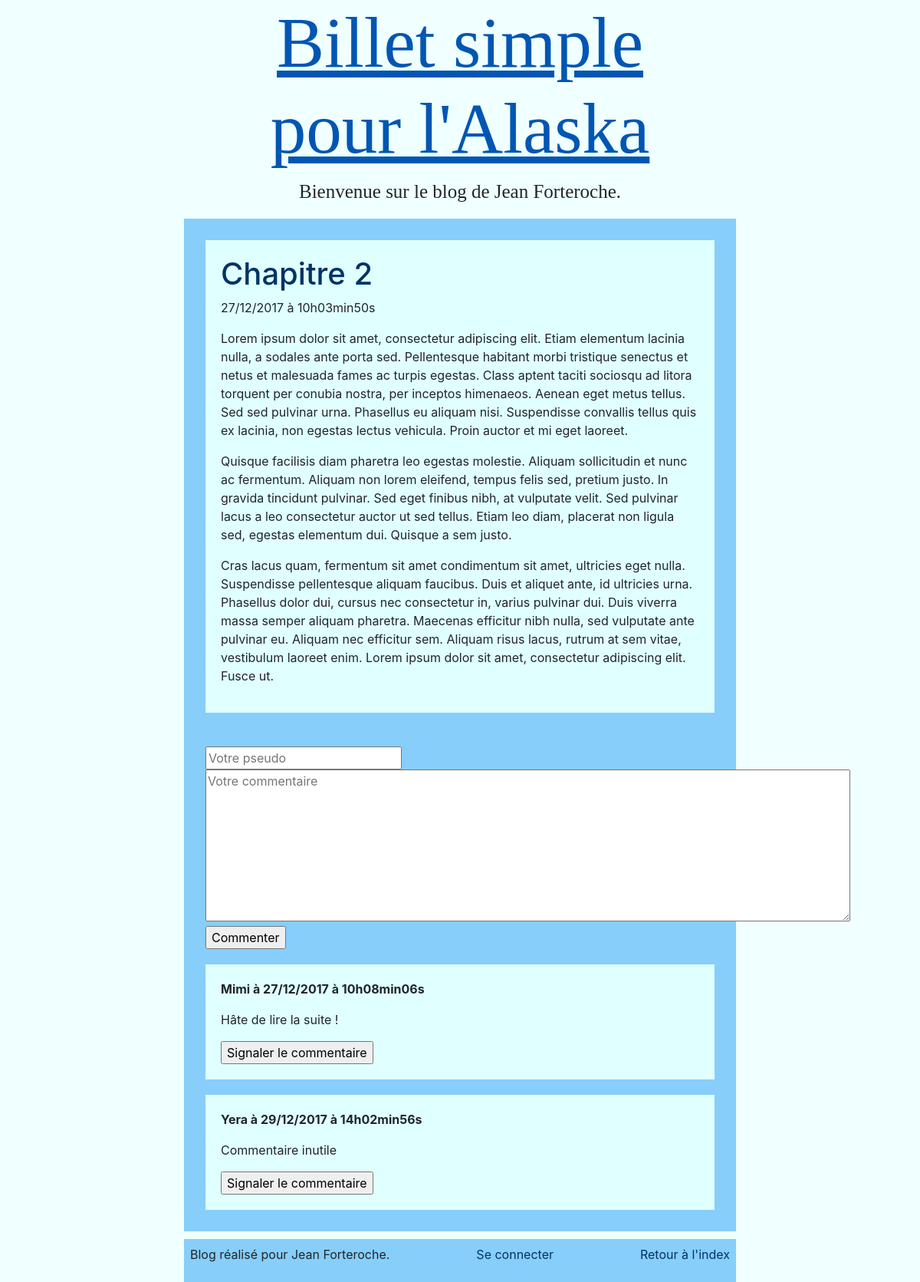
The app's page /index.php?action=billet&id=10 with its own data.
### tables this page shows
CREATE TABLE `Posts` (
  `id` int(11) NOT NULL,
  `titre` varchar(255) NOT NULL,
  `texte` text NOT NULL,
  `date` datetime NOT NULL
);

CREATE TABLE `commentPosts` (
  `id` int(11) NOT NULL,
  `id_post` int(11) NOT NULL,
  `pseudo` varchar(255) NOT NULL,
  `date` datetime NOT NULL,
  `flag` tinyint(1) DEFAULT NULL,
  `commentaire` text NOT NULL
);

### controller/controllerPost.php (called while the page is built, shortened)
<?php
    require_once 'model/model.php';
    require_once 'model/modelBillet.php';
    require_once 'model/modelComments.php';
    class controllerPost {
        private $post;
        private $comments;
        public function __construct(){
            $this->post = new post();
            $this->comments = new comments();
        }
        public function post($idbillet){
            $post = $this->post->getPost($idbillet);
            $comments = $this->comments->getComments($idbillet);
            $view = new view("post");
            $view->generate(array('post' => $post, 'comments' => $comments));
        }
    }

### model/modelBillet.php (called while the page is built, shortened)
<?php
    require_once 'model/model.php';
    class post extends model{
        public function getPost($id_post){
            $sql = 'SELECT *, DATE_FORMAT(date, \'%d/%m/%Y à %Hh%imin%ss\') AS date_fr FROM Posts WHERE id = ?';
            $post = $this->executeSQL($sql, array($id_post));
            if (isset($post)){
                return $post;
            }
            else{
                throw new Exception("Aucun billet pour l'id : '$id_post'");
            }
        }
    }

### model/model.php (called while the page is built, shortened)
<?php
    abstract class model {
        protected function executeSQL($sql, $params = null){
            if ($params == null){
                $req = $this->dbConnect()->query($sql);
            }
            else{
                $req = $this->dbConnect()->prepare($sql);
                $req->execute($params);
            }
            return $req;
        }
        private function dbConnect(){
            try{
                $db = new PDO('mysql:host=localhost;dbname=test;charset=utf8', 'root', 'root');
                return $db;
            }
            catch(Exception $e){
                die('Error : ' .$e->getMessage());
            }
        }
    }

### index.php (called while the page is built, shortened)
<?php
    $routeur = new main();
    $routeur->routage();

### model/modelComments.php (called while the page is built, shortened)
<?php
    require_once 'model/model.php';
    class comments extends model{
        public function getComments($id_post){
            $sql = 'SELECT *, DATE_FORMAT(date, \'%d/%m/%Y à %Hh%imin%ss\') AS date_fr FROM commentPosts WHERE id_post = ?';
            $comments = $this->executeSQL($sql, array($id_post));
            return $comments;
        }
    }

### view/viewpost.php (the view, shortened to what this page needs)
<?php foreach ($post as $post) : ?>
    <article>
        <a href="<?= "index.php?action=billet&id=" . $post['id'] ?>">
            <h1><?= $post['titre']?></h1>
        </a>
        <p><?= $post['date_fr']?></p>
        <p><?= $post['texte']?></p>
    </article>
    <br />
<?php endforeach; ?>
<div class="com">
    <form method="post" action="index.php?action=comment">
        <input id="pseudo" name="pseudo" type="text" placeholder="Votre pseudo"
               required /><br />
        <textarea id="comment" name="comment" rows="8" cols="80" placeholder="Votre commentaire" required></textarea><br />
        <input type="submit" value="Commenter" />
    </form>
</div>
<?php foreach ($comments as $comment) : ?>
    <article>
    <p><strong><?= $comment['pseudo'] . ' à ' . $comment['date_fr'] ?></strong></p>
    <p><?= $comment['commentaire']?></p>
    <form action=<?='index.php?action=flag&id=' . $comment['id']?> method="post">
        <input type="submit" value="Signaler le commentaire"/>
    </form>
    </article>
<?php endforeach; ?>

### contenu/style.css (style rules this page uses)
a { text-decoration: none; color : #003366; }
body { background-color: #f0ffff; }
article { background-color: #e0ffff; margin: 20px; padding: 20px; }
.com { margin-left: 20px; }

### records on screen
posts: titre "Chapitre 2", date_fr "27/12/2017 à 10h03min50s", texte "Lorem ipsum dolor sit amet, consectetur adipiscing elit. Etiam elementum lacinia nulla, a sodales ante porta sed. Pellentesque habitant morbi tristique senectus et netus et malesuada fames ac turpis egestas. Class aptent taciti sociosqu ad litora torquent per conubia nostra, per inceptos himenaeos. Aenean eget metus tellus. Sed sed pulvinar urna. Phasellus eu aliquam nisi. Suspendisse convallis tellus quis ex lacinia, non egestas lectus vehicula. Proin auctor et mi eget laoreet. Quisque facilisis diam pharetra leo egestas molestie. Aliquam sollicitudin et nunc ac fermentum. Aliquam non lorem eleifend, tempus felis sed, pretium justo. In gravida tincidunt pulvinar. Sed eget finibus nibh, at…"
commentposts: pseudo "Mimi", date_fr "27/12/2017 à 10h08min06s", commentaire "Hâte de lire la suite !"
commentposts: pseudo "Yera", date_fr "29/12/2017 à 14h02min56s", commentaire "Commentaire inutile"
